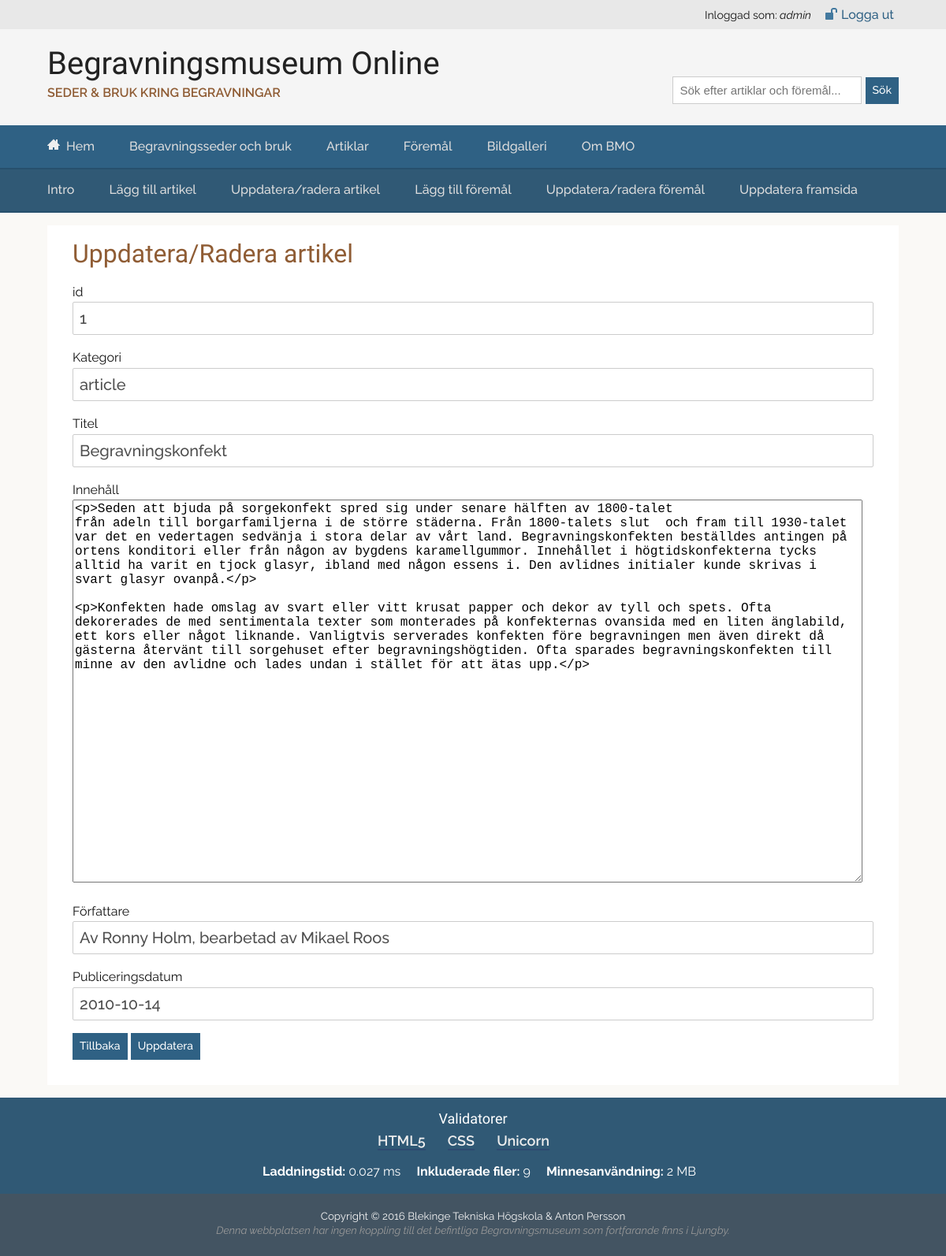
/admin.php?page=update_article&articleID=1&update=true (signed in), run on the app's committed database.
### tables this page shows
CREATE TABLE "Users" ("id" INTEGER PRIMARY KEY  AUTOINCREMENT  NOT NULL  UNIQUE , "username" VARCHAR NOT NULL  UNIQUE , "password" VARCHAR NOT NULL );

CREATE TABLE "Article" ("id" INTEGER PRIMARY KEY  AUTOINCREMENT  NOT NULL  UNIQUE , "category" TEXT, "title" TEXT, "content" TEXT, "author" TEXT, "pubdate" DATETIME NOT NULL  DEFAULT CURRENT_DATE);

### admin/update_article.php (the view, shortened to what this page needs)
<header>
    <h1>Uppdatera/Radera artikel</h1>
</header>
<?php
$db = connectToDB();
$articleIDs = isset($_GET['articleID'])
    ? $_GET['articleID']
    : null;
$id = null;
$category = null;
$title = null;
$content = null;
$author = null;
$pubdate = null;
if ($articleIDs) {
    $sql = "SELECT * FROM Article WHERE id = ?";
    $stmt = $db->prepare($sql);
    $params = [$articleIDs];
    $stmt->execute($params);
    $res = $stmt->fetchAll(PDO::FETCH_BOTH);
    list($id, $category, $title, $content, $author, $pubdate) = $res[0];
}
if (isset($_GET['articleID']) != null && $_GET['update'] == "true") {
?>
<form method="post" action="admin/update-process.php">
        <p><label>id<br><input type="number" name="id" value="<?=$id?>" readonly></label></p>
        <p><label>Kategori<br><input type="text" name="category" value="<?=$category?>"></label></p>
        <p><label>Titel<br><input type="text" name="title" value="<?=$title?>"></label></p>
        <p><label>Innehåll<br><textarea name="content"><?=$content?></textarea></label></p>
        <p><label>Författare<br><input type="text" name="author" value="<?=$author?>"></label></p>
        <p><label>Publiceringsdatum<br><input type="text" name="pubdate" value="<?=$pubdate?>"></label></p>
        <p><input type="submit" name="back" value="Tillbaka"> <input type="submit" name="update" value="Uppdatera"></p>
</form>
<?php
} else if (isset($_GET['articleID']) != null && $_GET['delete'] == "true") { ?>
<form method="post" action="admin/delete-process.php">
        <p><label>id<br><input type="number" name="id" value="<?=$id?>" readonly></label></p>
        <p><label>Kategori<br><input type="text" name="category" value="<?=$category?>"></label></p>
        <p><label>Titel<br><input type="text" name="title" value="<?=$title?>"></label></p>
        <input type="hidden" name="article" value="true">
        <p><input type="submit" name="back" value="Tillbaka"> <input type="submit" name="delete" value="Radera"></p>
</form>
<?php
}
?>

### login/logout.php
<form method="post" action="login/logout-process.php">
    <label class="login-user"><?php echo "Inloggad som: <em>" . $details['user'] . "</em>"; ?></label>
    <button type="submit" name="logout" class="logout-button">
        <svg viewBox="0 0 100 100" class="icon icon-unlocked">
            <use xlink:href="#icon-unlocked"></use>
        </svg>Logga ut</button>
</form>

### css/style.css (style rules this page uses)
html { background-color: #435462; overflow-y: scroll; }
body { font-family: 'Raleway', sans-serif; font-size: 16px; font-size: 1rem; margin: 0; padding: 0; color: #111; background-color: #FAF9F6; }
h1, h2, h3, h4, h5, h5 { font-family: 'Adamina', serif; font-weight: 400; }
h1 { font-size: 2rem; line-height: 1.25; margin-bottom: 0; margin-top: 0; color: #8F5C34; }
p { line-height: 1.6; }
input[type=submit] { background-image: none; border: 1px solid transparent; cursor: pointer; display: inline-block; font-size: 0.875rem; font-family: "Raleway",sans-serif; font-weight: 500; line-height: 1.42857; margin-bottom: 0; padding: 0.375rem 0.5rem; text-align: center; vertical-align: middle; white-space: nowrap; background-color: #2F6184; border-color: #2F6184; color: #fff; }
input[type=text], input[type=number], input[type=password] { padding: 0.5rem; min-width: 15rem; font-size:1.25rem; color: #4f4f4f; width:100%; margin: 0; outline: 0 none; box-sizing: border-box; border: 1px solid #ccc; border-radius: 2px; font-weight: 500; font-family: "Raleway",sans-serif; }
textarea { width: 98%; height: 30rem; font-size: 1rem; }
.icon { display: inline-block; width: 1rem; height: 1rem; vertical-align: -3%; }
.icon-unlocked { margin-right: 0.25rem; }
.login-user { font-size: 0.875rem; margin-right:0.5rem; }
.logout-button { background: none; border: 0; font-size: 1rem; color: #2F6184; font-weight: 500; font-family: "Raleway",sans-serif; }

### data on the page
users: username "admin"
article: id "1", category "article", title "Begravningskonfekt", content "<p>Seden att bjuda på sorgekonfekt spred sig under senare hälften av 1800-talet från adeln till borgarfamiljerna i de större städerna. Från 1800-talets slut och fram till 1930-talet var det en vedertagen sedvänja i stora delar av vårt land. Begravningskonfekten beställdes antingen på ortens konditori eller från någon av bygdens karamellgummor. Innehållet i högtidskonfekterna tycks alltid ha varit en tjock glasyr, ibland med någon essens i. Den avlidnes initialer kunde skrivas i svart glasyr ovanpå.</p> <p>Konfekten hade omslag av svart eller vitt krusat papper och dekor av tyll och spets. Ofta dekorerades de med sentimentala texter som monterades på konfekternas ovansida med en liten…", author "Av Ronny Holm, bearbetad av Mikael Roos", pubdate "2010-10-14"

### other printed values
$pagekey "Intro"
$pagekey "Lägg till artikel"
$pagekey "Uppdatera/radera artikel"
$pagekey "Lägg till föremål"
$pagekey "Uppdatera/radera föremål"
$pagekey "Uppdatera framsida"
$loadTime "0.027"
$numFiles "9"
$memoryUsed "2"
